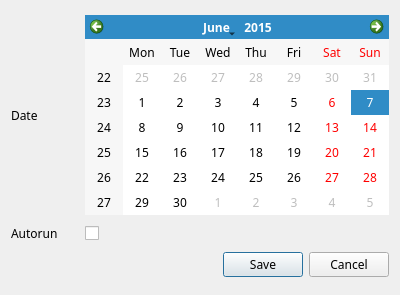
<?xml version="1.0" encoding="UTF-8"?>
<ui version="4.0">
 <class>SettingDialog</class>
 <widget class="QDialog" name="SettingDialog">
  <property name="geometry">
   <rect>
    <x>0</x>
    <y>0</y>
    <width>400</width>
    <height>295</height>
   </rect>
  </property>
  <property name="windowTitle">
   <string>Preference</string>
  </property>
  <layout class="QGridLayout" name="gridLayout">
   <item row="0" column="0">
    <widget class="QLabel" name="dateLabel">
     <property name="font">
      <font>
       <family>微软雅黑</family>
      </font>
     </property>
     <property name="text">
      <string>Date</string>
     </property>
    </widget>
   </item>
   <item row="2" column="0">
    <widget class="QLabel" name="autoRunLabel">
     <property name="font">
      <font>
       <family>微软雅黑</family>
      </font>
     </property>
     <property name="text">
      <string>Autorun</string>
     </property>
    </widget>
   </item>
   <item row="0" column="1" colspan="3">
    <widget class="QCalendarWidget" name="calendar">
     <property name="maximumSize">
      <size>
       <width>16777215</width>
       <height>200</height>
      </size>
     </property>
     <property name="font">
      <font>
       <family>微软雅黑</family>
      </font>
     </property>
     <property name="selectedDate">
      <date>
       <year>2015</year>
       <month>6</month>
       <day>7</day>
      </date>
     </property>
    </widget>
   </item>
   <item row="3" column="2" colspan="2">
    <widget class="QDialogButtonBox" name="buttonBox">
     <property name="font">
      <font>
       <family>微软雅黑</family>
      </font>
     </property>
     <property name="standardButtons">
      <set>QDialogButtonBox::Cancel|QDialogButtonBox::Save</set>
     </property>
    </widget>
   </item>
   <item row="2" column="1" colspan="3">
    <widget class="QCheckBox" name="autoRunCheckBox">
     <property name="text">
      <string/>
     </property>
    </widget>
   </item>
  </layout>
 </widget>
 <resources/>
 <connections>
  <connection>
   <sender>buttonBox</sender>
   <signal>accepted()</signal>
   <receiver>SettingDialog</receiver>
   <slot>accept()</slot>
   <hints>
    <hint type="sourcelabel">
     <x>248</x>
     <y>254</y>
    </hint>
    <hint type="destinationlabel">
     <x>157</x>
     <y>274</y>
    </hint>
   </hints>
  </connection>
  <connection>
   <sender>buttonBox</sender>
   <signal>rejected()</signal>
   <receiver>SettingDialog</receiver>
   <slot>reject()</slot>
   <hints>
    <hint type="sourcelabel">
     <x>316</x>
     <y>260</y>
    </hint>
    <hint type="destinationlabel">
     <x>286</x>
     <y>274</y>
    </hint>
   </hints>
  </connection>
 </connections>
</ui>
